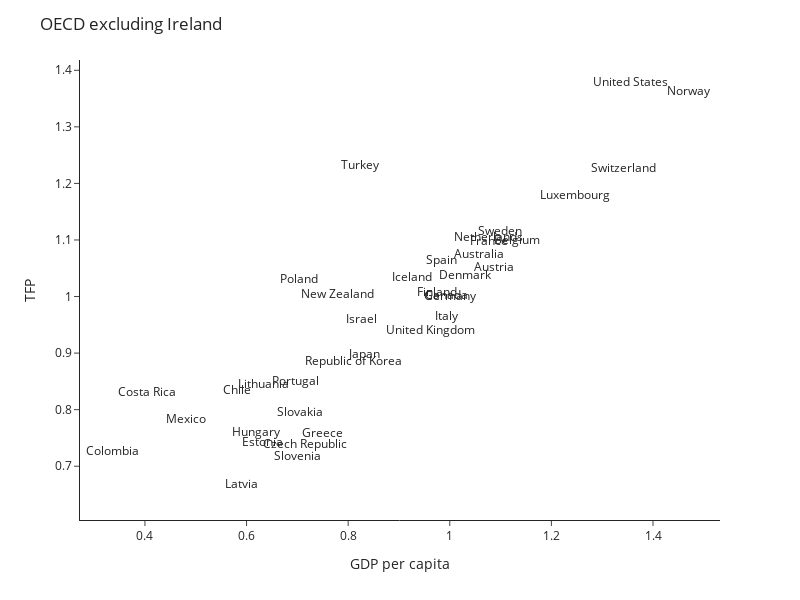

Write notebook code for a chart like this one.
### Markdown cell above
## Focusing on the OECD

Let's do the same analysis for the OECD because why not?

### Code cell
oecd = ['Australia', 'Austria', 'Belgium', 'Canada', 'Chile', 'Colombia', 'Costa Rica', 'Czech Republic', 
        'Denmark', 'Estonia', 'Finland', 'France', 'Germany', 'Greece', 'Hungary', 'Iceland',  
        'Israel', 'Italy', 'Japan', 'Republic of Korea', 'Latvia', 'Lithuania', 'Luxembourg', 'Mexico',
        'Netherlands', 'New Zealand', 'Norway', 'Poland', 'Portugal', 'Slovakia', 'Slovenia', 'Spain', 
        'Sweden', 'Switzerland', 'Turkey', 'United Kingdom', 'United States'] #'Ireland',

fig = px.scatter(data.loc[oecd], 'output_per_capita_rel_DE', 'TFP_rel_DE', text = data.loc[oecd].index,
                 trendline = "ols")
fig.update_traces(mode='text')

fig.update_layout(template = 'simple_white',
                  width = 800, height = 600,
                  xaxis_title = 'GDP per capita',
                  yaxis_title = 'TFP',
                  title = 'OECD excluding Ireland')

### Figure 1 — Plotly figure (JSON) as saved in the notebook; plotly's stock layout.template omitted (floating-point values rounded to 4 significant figures)
{"data": [{"hovertemplate": "output_per_capita_rel_DE=%{x}<br>TFP_rel_DE=%{y}<br>text=%{text}<extra></extra>", "legendgroup": "", "marker": {"color": "#636efa", "symbol": "circle"}, "mode": "text", "name": "", "orientation": "v", "showlegend": false, "text": ["Australia", "Austria", "Belgium", "Canada", "Chile", "Colombia", "Costa Rica", "Czech Republic", "Denmark", "Estonia", "Finland", "France", "Germany", "Greece", "Hungary", "Iceland", "Israel", "Italy", "Japan", "Republic of Korea", "Latvia", "Lithuania", "Luxembourg", "Mexico", "Netherlands", "New Zealand", "Norway", "Poland", "Portugal", "Slovakia", "Slovenia", "Spain", "Sweden", "Switzerland", "Turkey", "United Kingdom", "United States"], "type": "scatter", "x": [1.057, 1.087, 1.132, 0.9944, 0.5803, 0.3352, 0.4039, 0.7159, 1.031, 0.632, 0.9745, 1.076, 1, 0.7499, 0.6192, 0.9263, 0.8264, 0.994, 0.8323, 0.8103, 0.5902, 0.634, 1.247, 0.4816, 1.077, 0.7797, 1.469, 0.7041, 0.6964, 0.7046, 0.7003, 0.9834, 1.099, 1.341, 0.8228, 0.9611, 1.356], "xaxis": "x", "y": [1.073, 1.051, 1.099, 1.001, 0.8331, 0.7257, 0.8295, 0.7372, 1.036, 0.7418, 1.007, 1.097, 1, 0.7569, 0.7582, 1.033, 0.9582, 0.9634, 0.8972, 0.8835, 0.6668, 0.8429, 1.179, 0.7821, 1.104, 1.003, 1.361, 1.029, 0.8487, 0.794, 0.7169, 1.062, 1.114, 1.226, 1.23, 0.9395, 1.378], "yaxis": "y"}, {"hovertemplate": "<b>OLS trendline</b><br>TFP_rel_DE = 0.592773 * output_per_capita_rel_DE + 0.446918<br>R<sup>2</sup>=0.755488<br><br>output_per_capita_rel_DE=%{x}<br>TFP_rel_DE=%{y} <b>(trend)</b><extra></extra>", "legendgroup": "", "marker": {"color": "#636efa", "symbol": "circle"}, "mode": "text", "name": "", "showlegend": false, "type": "scatter", "x": [0.3352, 0.4039, 0.4816, 0.5803, 0.5902, 0.6192, 0.632, 0.634, 0.6964, 0.7003, 0.7041, 0.7046, 0.7159, 0.7499, 0.7797, 0.8103, 0.8228, 0.8264, 0.8323, 0.9263, 0.9611, 0.9745, 0.9834, 0.994, 0.9944, 1, 1.031, 1.057, 1.076, 1.077, 1.087, 1.099, 1.132, 1.247, 1.341, 1.356, 1.469], "xaxis": "x", "y": [0.6456, 0.6864, 0.7324, 0.7909, 0.7967, 0.814, 0.8216, 0.8227, 0.8597, 0.8621, 0.8643, 0.8646, 0.8713, 0.8915, 0.9091, 0.9272, 0.9347, 0.9368, 0.9403, 0.996, 1.017, 1.025, 1.03, 1.036, 1.036, 1.04, 1.058, 1.074, 1.085, 1.085, 1.091, 1.098, 1.118, 1.186, 1.242, 1.251, 1.318], "yaxis": "y"}], "layout": {"height": 600, "legend": {"tracegroupgap": 0}, "margin": {"t": 60}, "title": {"text": "OECD excluding Ireland"}, "width": 800, "xaxis": {"anchor": "y", "domain": [0, 1], "title": {"text": "GDP per capita"}}, "yaxis": {"anchor": "x", "domain": [0, 1], "title": {"text": "TFP"}}}}
